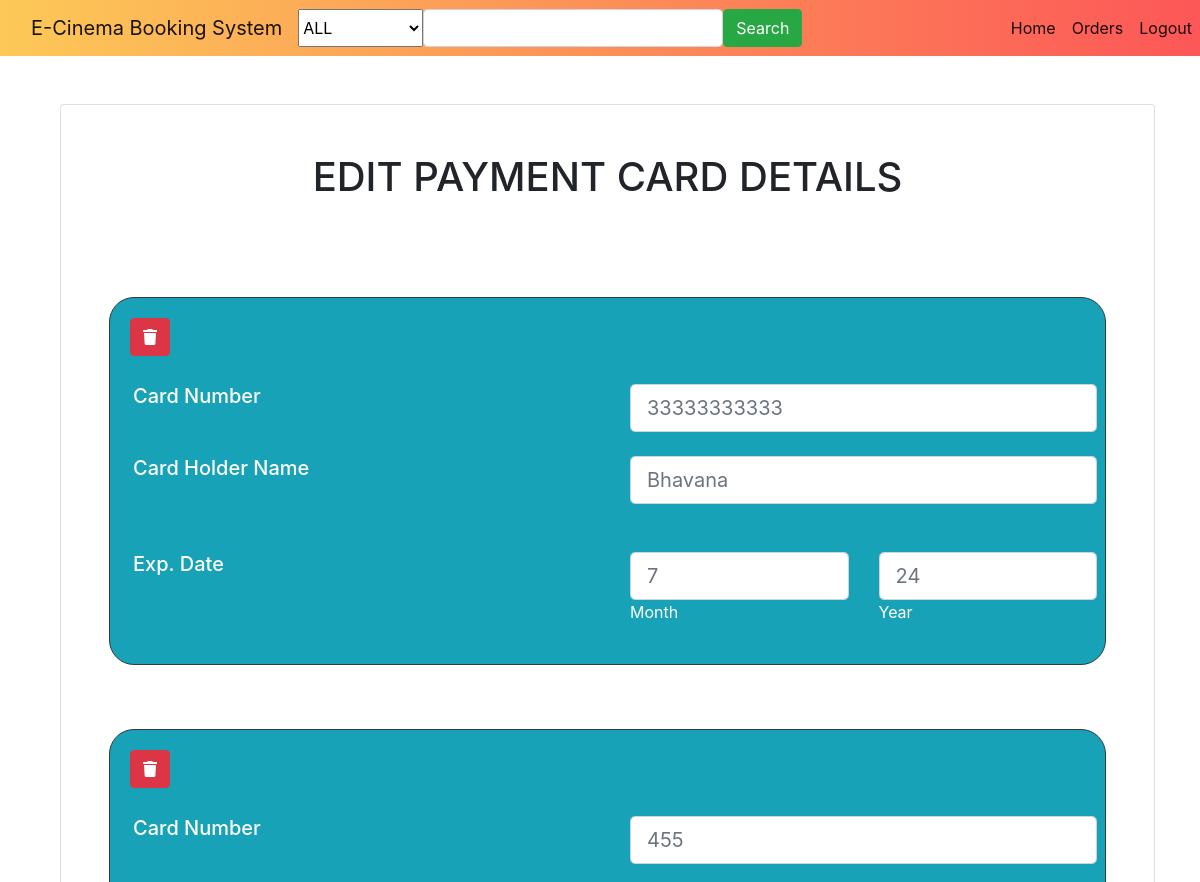
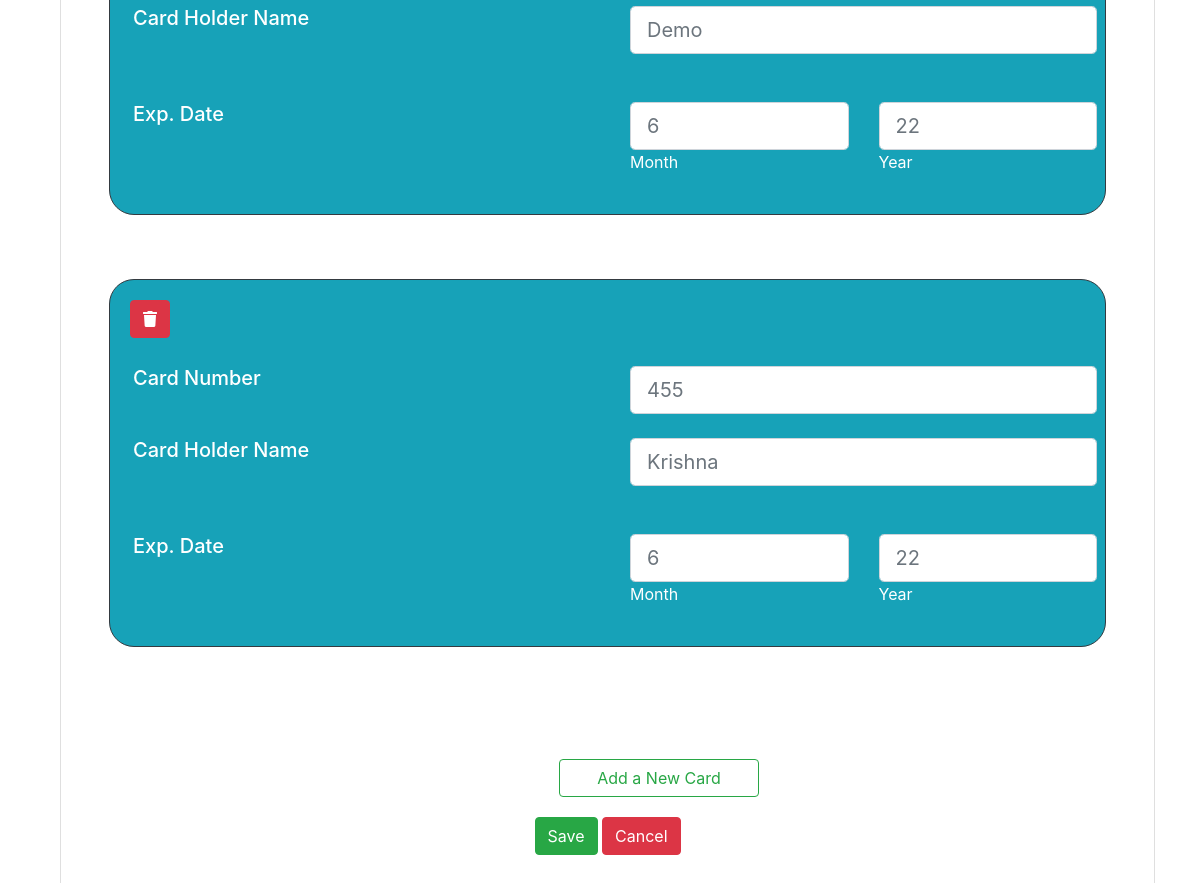
Page /edit_card (signed in) on the committed database (2 pictures, top to bottom).
### ebooking/models.py (models this page shows, shortened)
class EbookingCard(models.Model):
    card_number = models.BinaryField()
    expiredate = models.IntegerField()
    expireyear = models.IntegerField()
    name = models.TextField()
    uid = models.IntegerField(blank=True, null=True)
    billing_address = models.TextField(blank=True, null=True)
    id=models.AutoField (primary_key=True)
    class Meta:
        managed = False
        db_table = 'ebooking_card'
    e_instance = EncryptKey.get_instance()
    @property
    def retreive_card(cls):
        print(cls.card_number, type(cls.card_number))
        if cls.card_number:
            return cls.e_instance.cipher_suite.decrypt(cls.card_number).decode()
        else:
            return ''

### ebooking/views.py (the view, shortened to what this page needs)
# urls.py: path('edit_card', views.edit_card, name='editcard'),
def edit_card(request):
    print(request.GET, request.POST)
    custom_user = request.user
    b=EbookingCard.objects.filter(uid=str(custom_user.id))
    if b:
        for i in b:
            if request.POST.get('delete') and str(i.id) in request.POST.get('delete'):
                EbookingCard.objects.filter(id=i.id).delete()
    if request.POST.get('addcard'):
        if len(b) < 3:
            return render(request, "edit_card.html", {'cards': b, 'is_new': True})
        else:
            messages.info(request, "Only 3 cards are allowed")
            return render(request, "edit_card.html", {'cards': b, 'is_new': False})
    return render(request, "edit_card.html", {'cards': b})

### home/templates/edit_card.html (shortened to what this page needs)
{% extends 'base.html' %}
{% load static %}
{% block content %}
<link rel="stylesheet" href="{% static 'home/css/registration.css' %}">
    <link rel="stylesheet" href="{% static 'home/css/bootstrap.css' %}">
  <link href="https://cdnjs.cloudflare.com/ajax/libs/font-awesome/5.15.1/css/all.min.css" rel="stylesheet"/>
  <div class="container h-75  pt-5">
        <div class="row ml-auto">
            <div class="col ml-auto">
            <div class="card">
              <div class="card-body p-5">
                <h1 class="text-uppercase text-center mb-5">Edit Payment Card Details</h1>
                  <form method="POST" action="edit_card">
                  {% for i in cards %}
                      <div class="card border border-dark text-white bg-info mb-3" style="border-radius:25px">
                          <span class="button">
                          <button type="submit" style="margin:20px"
                                  value={{i.id}} name="delete"{{i.id}} class="btn btn-danger btn-rounded" data-mdb-ripple-color="#ffffff"><i class="fas fa-trash"></i></button>
                      </span>
                   <div class="card-body p-2">
                       <blockquote class="card-blockquote">
                      <div class="row ml-auto">
                      <div class="col ml-auto">
                            <h5 class="card-title">Card Number</h5>
                        </div>
                        <div class="col ml-auto">
                            <input type="text" id="cardnumber" class="form-control form-control-lg"
                                   placeholder={{i.retreive_card}}>
                        </div>
                  </div>
                  <div class="form-outline mb-4 row ml-auto py-4">
                        <div class="col ml-auto"><h5 class="card-title">Card Holder Name</h5></div>
                        <div class="col ml-auto"><input type="text"  class="form-control form-control-lg" placeholder={{i.name}}> </div>
                  </div>
                  <div class="form-outline mb-4 row ml-auto">
                      <div class="col ml-auto"><h5 class="card-title">Exp. Date</h5></div>
                      <div class="col ml-auto"></div>
                      <div class="col ml-auto">
                          <input type="text" id="id_month{{i}}" class="form-control form-control-lg"  placeholder={{i.expiredate}}>
                        <label class="form-label" for=id_month{{i}}>Month</label>
                      </div>
                      <div class="col ml-auto">
                          <input type="text" id="id_year{{i}}" class="form-control form-control-lg" placeholder={{i.expireyear}}>
                        <label class="form-label" for=id_year{{i}}>Year</label>
                      </div>
                      </div></blockquote></div>
                  </div>
                      {% endfor %}
                     <button class="btn btn-outline-success" type="submit"
                          style="width:200px;margin-left:450px;margin-bottom:20px"
                          name="addcard" value="addcard">Add a New Card</button>
                      <div style="text-align: center;"><button class="btn btn-success" type="submit" value="save" name="save">Save</button>
                          <button class="btn btn-danger" type="submit">Cancel</button></div>
            </form></br></br>
              </div></div></div></div></div>
{% endblock %}

### rows in the picture
EbookingCard: {{ i.id }} 13 (drawn), retreive_card "33333333333", name "Bhavana", expiredate "7", expireyear "24"
EbookingCard: {{ i.id }} 14 (drawn), retreive_card "455", name "Demo", expiredate "6", expireyear "22"
EbookingCard: {{ i.id }} 15 (drawn), retreive_card "455", name "Krishna", expiredate "6", expireyear "22"
